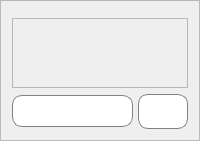
     <widget class="QFrame" name="frame_talk">
      <property name="sizePolicy">
       <sizepolicy hsizetype="Expanding" vsizetype="Expanding">
        <horstretch>0</horstretch>
        <verstretch>0</verstretch>
       </sizepolicy>
      </property>
      <property name="minimumSize">
       <size>
        <width>200</width>
        <height>0</height>
       </size>
      </property>
      <property name="maximumSize">
       <size>
        <width>400</width>
        <height>16777215</height>
       </size>
      </property>
      <property name="frameShape">
       <enum>QFrame::StyledPanel</enum>
      </property>
      <property name="frameShadow">
       <enum>QFrame::Raised</enum>
      </property>
      <layout class="QVBoxLayout" name="verticalLayout_9">
       <item>
        <widget class="QWidget" name="widget_6" native="true">
         <widget class="QWidget" name="layoutWidget_3">
          <property name="geometry">
           <rect>
            <x>0</x>
            <y>0</y>
            <width>371</width>
            <height>52</height>
           </rect>
          </property>
          <layout class="QHBoxLayout" name="horizontalLayout_7">
           <item>
            <widget class="QWidget" name="widget_7" native="true">
             <property name="sizePolicy">
              <sizepolicy hsizetype="Minimum" vsizetype="Preferred">
               <horstretch>0</horstretch>
               <verstretch>0</verstretch>
              </sizepolicy>
             </property>
             <property name="minimumSize">
              <size>
               <width>50</width>
               <height>50</height>
              </size>
             </property>
             <property name="styleSheet">
              <string notr="true">border : 1px solid gray;
border-radius:10px;
padding:5px;
background-color:white;</string>
             </property>
             <widget class="QLabel" name="lb_personal">
              <property name="geometry">
               <rect>
                <x>0</x>
                <y>0</y>
                <width>50</width>
                <height>51</height>
               </rect>
              </property>
              <property name="text">
               <string/>
              </property>
              <property name="pixmap">
               <pixmap>../IMG/user (2).png</pixmap>
              </property>
              <property name="scaledContents">
               <bool>true</bool>
              </property>
              <property name="alignment">
               <set>Qt::AlignCenter</set>
              </property>
             </widget>
            </widget>
           </item>
           <item>
            <widget class="QWidget" name="widget_8" native="true">
             <property name="sizePolicy">
              <sizepolicy hsizetype="Minimum" vsizetype="Preferred">
               <horstretch>0</horstretch>
               <verstretch>0</verstretch>
              </sizepolicy>
             </property>
             <property name="minimumSize">
              <size>
               <width>50</width>
               <height>50</height>
              </size>
             </property>
             <property name="styleSheet">
              <string notr="true">border : 1px solid gray;
border-radius:10px;
padding:5px;
background-color:white;</string>
             </property>
             <widget class="QLabel" name="lb_team">
              <property name="geometry">
               <rect>
                <x>0</x>
                <y>0</y>
                <width>50</width>
                <height>51</height>
               </rect>
              </property>
              <property name="text">
               <string/>
              </property>
              <property name="pixmap">
               <pixmap>../IMG/multiple-users-silhouette.png</pixmap>
              </property>
              <property name="scaledContents">
               <bool>true</bool>
              </property>
              <property name="alignment">
               <set>Qt::AlignCenter</set>
              </property>
             </widget>
            </widget>
           </item>
           <item>
            <spacer name="horizontalSpacer_5">
             <property name="orientation">
              <enum>Qt::Horizontal</enum>
             </property>
             <property name="sizeHint" stdset="0">
              <size>
               <width>274</width>
               <height>48</height>
              </size>
             </property>
            </spacer>
           </item>
           <item>
            <widget class="QWidget" name="widget_19" native="true">
             <property name="sizePolicy">
              <sizepolicy hsizetype="Minimum" vsizetype="Preferred">
               <horstretch>0</horstretch>
               <verstretch>0</verstretch>
              </sizepolicy>
             </property>
             <property name="minimumSize">
              <size>
               <width>50</width>
               <height>50</height>
              </size>
             </property>
             <property name="styleSheet">
              <string notr="true">border : 1px solid gray;
border-radius:10px;
padding:5px;
background-color:white;</string>
             </property>
             <widget class="QLabel" name="lb_clear">
              <property name="geometry">
               <rect>
                <x>0</x>
                <y>0</y>
                <width>50</width>
                <height>51</height>
               </rect>
              </property>
              <property name="text">
               <string/>
              </property>
              <property name="pixmap">
               <pixmap>../IMG/clear.png</pixmap>
              </property>
              <property name="scaledContents">
               <bool>true</bool>
              </property>
              <property name="alignment">
               <set>Qt::AlignCenter</set>
              </property>
             </widget>
            </widget>
           </item>
          </layout>
         </widget>
        </widget>
       </item>
       <item>
        <widget class="QScrollArea" name="talk_scrollarea">
         <property name="maximumSize">
          <size>
           <width>400</width>
           <height>595</height>
          </size>
         </property>
         <property name="widgetResizable">
          <bool>true</bool>
         </property>
         <widget class="QWidget" name="scrollAreaWidgetContents">
          <property name="geometry">
           <rect>
            <x>0</x>
            <y>0</y>
            <width>378</width>
            <height>593</height>
           </rect>
          </property>
          <layout class="QVBoxLayout" name="verticalLayout_3">
           <item>
            <spacer name="verticalSpacer_2">
             <property name="orientation">
              <enum>Qt::Vertical</enum>
             </property>
             <property name="sizeHint" stdset="0">
              <size>
               <width>20</width>
               <height>40</height>
              </size>
             </property>
            </spacer>
           </item>
          </layout>
         </widget>
        </widget>
       </item>
       <item>
        <layout class="QHBoxLayout" name="horizontalLayout_6">
         <property name="spacing">
          <number>5</number>
         </property>
         <item>
          <widget class="QLineEdit" name="ldt_send">
           <property name="minimumSize">
            <size>
             <width>0</width>
             <height>32</height>
            </size>
           </property>
           <property name="styleSheet">
            <string notr="true">border : 1px solid gray;
border-radius:10px;
padding:5px;</string>
           </property>
          </widget>
         </item>
         <item>
          <widget class="QPushButton" name="btn_send">
           <property name="minimumSize">
            <size>
             <width>50</width>
             <height>35</height>
            </size>
           </property>
           <property name="styleSheet">
            <string notr="true">border : 1px solid gray;
border-radius:10px;
padding:5px;
background-color:white;</string>
           </property>
           <property name="text">
            <string/>
           </property>
           <property name="icon">
            <iconset>
             <normaloff>../../../.designer/IMG/paper-plane.png</normaloff>../../../.designer/IMG/paper-plane.png</iconset>
           </property>
           <property name="iconSize">
            <size>
             <width>30</width>
             <height>25</height>
            </size>
           </property>
          </widget>
         </item>
        </layout>
       </item>
      </layout>
     </widget>
